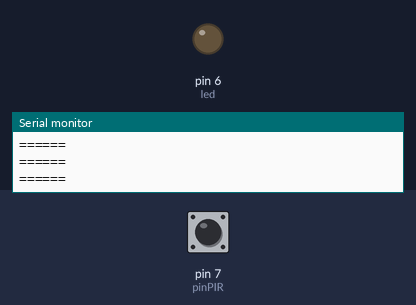
Bench run of a sketch on a simulated Arduino Uno, built with avr-gcc and run on an emulated ATmega328P. On the bench: output pins drawn as LEDs (lit = HIGH), the last lines printed to the serial monitor. The test bench sets the inputs (shaded band); at power-on: pin 7 (pinPIR) LOW.

Above: at 1.2 s.
1.3 s: pin 7 (pinPIR) driven HIGH
At 2.1 s:
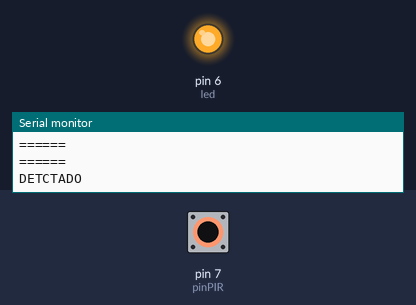
2.8 s: pin 7 (pinPIR) driven LOW
At 3.7 s:
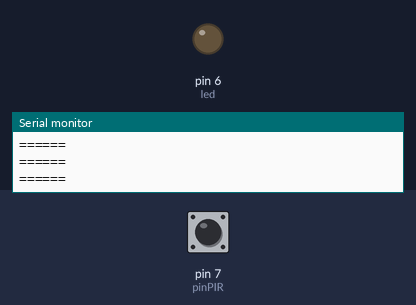
5.8 s: pin 7 (pinPIR) pulsed HIGH 2 times (0.12 s each, 0.3 s apart)
At 6.6 s:
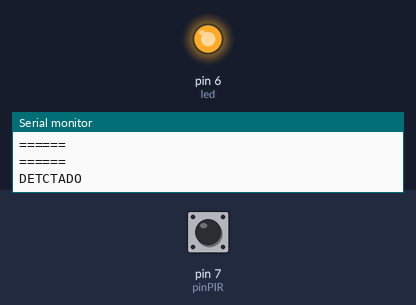
9.4 s: pin 7 (pinPIR) pulsed HIGH 5 times (0.12 s each, 0.3 s apart)
At 12.3 s:
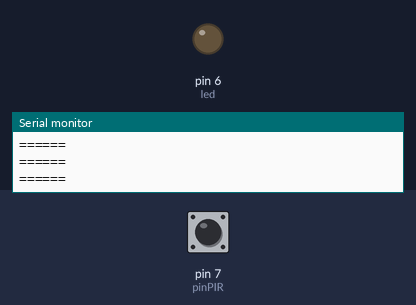
Timing chart, 0 to 13.8 s (numbered marks = the images above; inputs shaded):
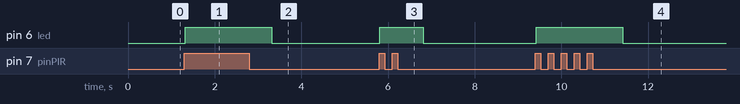

Measured:
- after the input at 1.3 s, pin 6 (led): LOW → HIGH at once
- after the input at 2.8 s, pin 6 (led): HIGH → LOW after 0.52 s
- after the input at 5.8 s, pin 6 (led): LOW → HIGH at once, → LOW 1.0 s later
- after the input at 9.4 s, pin 6 (led): LOW → HIGH at once, → LOW 2.0 s later

The sketch:

sensorPIR.ino
```cpp
#define pinPIR 7
int led = 6;

void setup() {
  // put your setup code here, to run once:
  pinMode(pinPIR, INPUT);
  Serial.begin(9600);
  pinMode(led, OUTPUT);


}

void loop() {
  // put your main code here, to run repeatedly:

  bool valorPIR = digitalRead(pinPIR);

  if(valorPIR){
    Serial.println("DETCTADO");
    digitalWrite(led, HIGH);
    delay(1000);
  }
  else{
    Serial.println("======");
    digitalWrite(led, LOW);
  }

}
```
